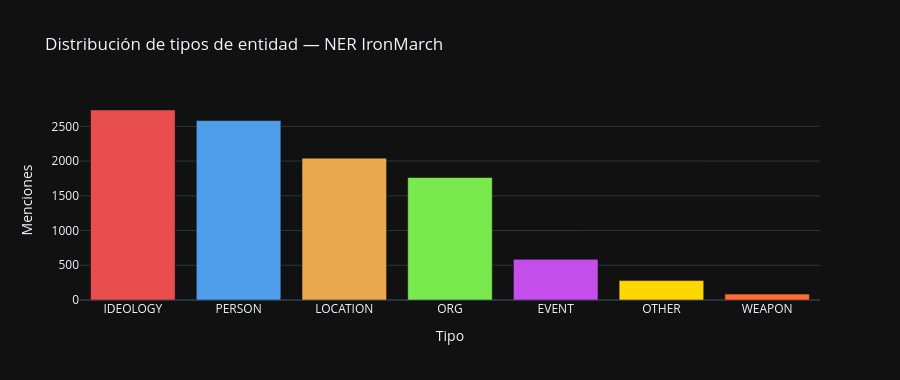
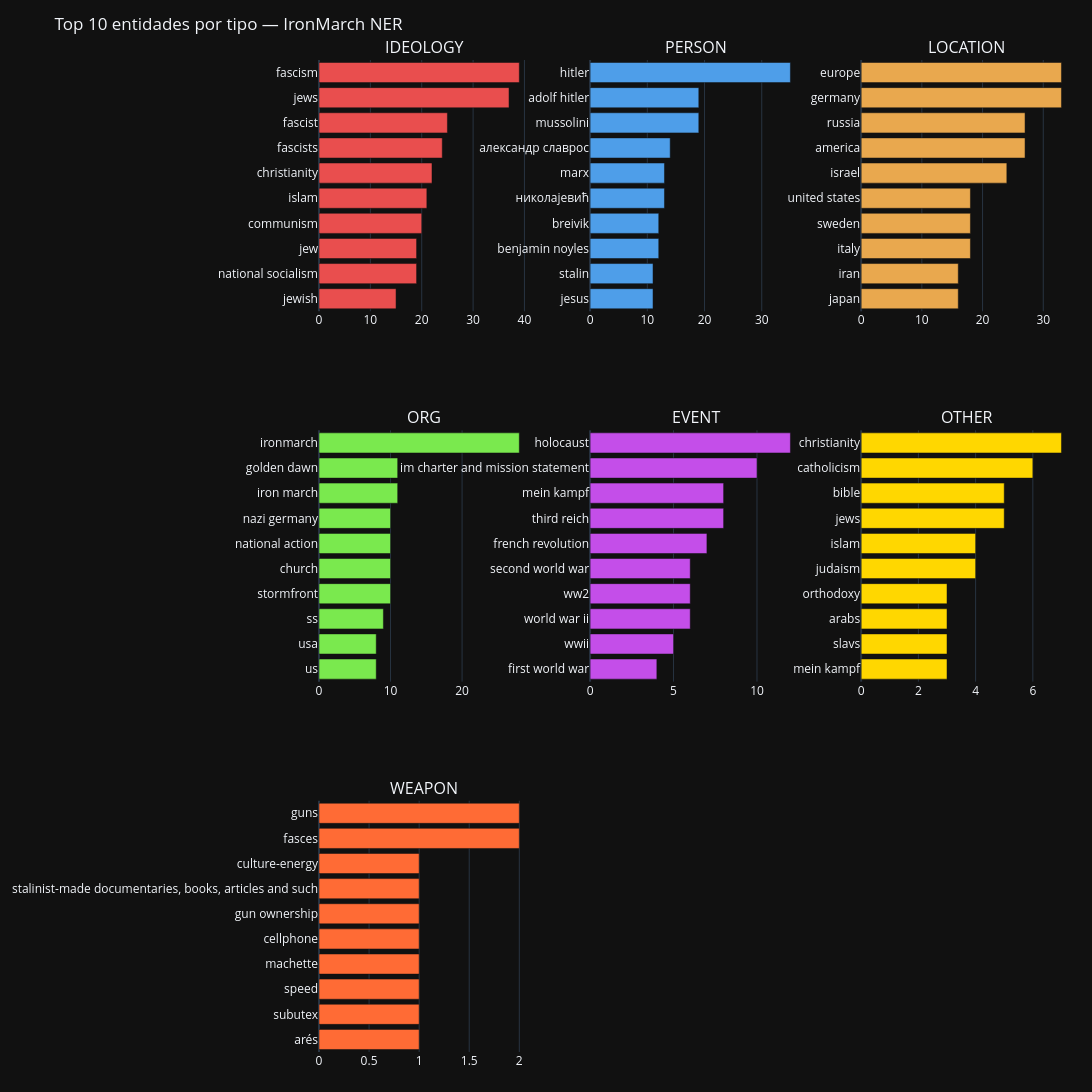

Here is the notebook cell these charts were saved with, in order:
### Code cell
# Visualización: top entidades por tipo
if len(ner_all) > 0:
    type_counts = ner_all['type'].value_counts()

    # Un solo orden (por conteo descendente) y una sola paleta de colores para
    # AMBAS gráficas, para que el mismo tipo tenga siempre el mismo color y la
    # misma posición relativa en las dos (antes: cada gráfica usaba su propio
    # orden/paleta y "PERSON" podía salir azul arriba y rojo abajo).
    entity_types_ordered = type_counts.index.tolist()
    PALETTE = ['#E94E4E', '#4E9EE9', '#E9A84E', '#7AE94E', '#C44EE9', '#FFD700', '#FF6B35']
    type_color = {t: PALETTE[i % len(PALETTE)] for i, t in enumerate(entity_types_ordered)}

    fig = go.Figure(go.Bar(
        x=entity_types_ordered,
        y=type_counts.values.tolist(),
        marker_color=[type_color[t] for t in entity_types_ordered],
    ))
    fig.update_layout(
        title='Distribución de tipos de entidad — NER IronMarch',
        xaxis_title='Tipo', yaxis_title='Menciones',
        template='plotly_dark', height=380,
    )
    fig.show()

    # Mismo orden que la gráfica de arriba (por conteo descendente)
    entity_types = entity_types_ordered

    if entity_types:
        n_cols = min(len(entity_types), 3)
        n_rows = (len(entity_types) + n_cols - 1) // n_cols
        fig2   = make_subplots(rows=n_rows, cols=n_cols, subplot_titles=entity_types,
                               horizontal_spacing=0.08, vertical_spacing=0.12)
        for i, etype in enumerate(entity_types):
            row, col = i // n_cols + 1, i % n_cols + 1
            top = ner_all[ner_all['type'] == etype]['entity'].value_counts().head(10)
            fig2.add_trace(go.Bar(
                x=top.values[::-1], y=top.index[::-1].tolist(),
                orientation='h', marker_color=type_color[etype], showlegend=False,
            ), row=row, col=col)
        fig2.update_layout(
            title='Top 10 entidades por tipo — IronMarch NER',
            template='plotly_dark',
            height=380 * n_rows, width=min(380 * n_cols, 1100),
            margin=dict(l=150, r=20, t=60, b=40),
        )
        fig2.show()

### Figure 1 — Plotly figure (JSON) as saved in the notebook; plotly's stock layout.template omitted (floating-point values rounded to 4 significant figures)
{"data": [{"marker": {"color": ["#E94E4E", "#4E9EE9", "#E9A84E", "#7AE94E", "#C44EE9", "#FFD700", "#FF6B35"]}, "type": "bar", "x": ["IDEOLOGY", "PERSON", "LOCATION", "ORG", "EVENT", "OTHER", "WEAPON"], "y": [2735, 2583, 2042, 1763, 585, 279, 85]}], "layout": {"height": 380, "title": {"text": "Distribución de tipos de entidad — NER IronMarch"}, "xaxis": {"title": {"text": "Tipo"}}, "yaxis": {"title": {"text": "Menciones"}}}}

### Figure 2 — Plotly figure (JSON) as saved in the notebook; plotly's stock layout.template omitted (floating-point values rounded to 4 significant figures)
{"data": [{"marker": {"color": "#E94E4E"}, "orientation": "h", "showlegend": false, "type": "bar", "x": [15, 19, 19, 20, 21, 22, 24, 25, 37, 39], "xaxis": "x", "y": ["jewish", "national socialism", "jew", "communism", "islam", "christianity", "fascists", "fascist", "jews", "fascism"], "yaxis": "y"}, {"marker": {"color": "#4E9EE9"}, "orientation": "h", "showlegend": false, "type": "bar", "x": [11, 11, 12, 12, 13, 13, 14, 19, 19, 35], "xaxis": "x2", "y": ["jesus", "stalin", "benjamin noyles", "breivik", "николајевић", "marx", "александр славрос", "mussolini", "adolf hitler", "hitler"], "yaxis": "y2"}, {"marker": {"color": "#E9A84E"}, "orientation": "h", "showlegend": false, "type": "bar", "x": [16, 16, 18, 18, 18, 24, 27, 27, 33, 33], "xaxis": "x3", "y": ["japan", "iran", "italy", "sweden", "united states", "israel", "america", "russia", "germany", "europe"], "yaxis": "y3"}, {"marker": {"color": "#7AE94E"}, "orientation": "h", "showlegend": false, "type": "bar", "x": [8, 8, 9, 10, 10, 10, 10, 11, 11, 28], "xaxis": "x4", "y": ["us", "usa", "ss", "stormfront", "church", "national action", "nazi germany", "iron march", "golden dawn", "ironmarch"], "yaxis": "y4"}, {"marker": {"color": "#C44EE9"}, "orientation": "h", "showlegend": false, "type": "bar", "x": [4, 5, 6, 6, 6, 7, 8, 8, 10, 12], "xaxis": "x5", "y": ["first world war", "wwii", "world war ii", "ww2", "second world war", "french revolution", "third reich", "mein kampf", "im charter and mission statement", "holocaust"], "yaxis": "y5"}, {"marker": {"color": "#FFD700"}, "orientation": "h", "showlegend": false, "type": "bar", "x": [3, 3, 3, 3, 4, 4, 5, 5, 6, 7], "xaxis": "x6", "y": ["mein kampf", "slavs", "arabs", "orthodoxy", "judaism", "islam", "jews", "bible", "catholicism", "christianity"], "yaxis": "y6"}, {"marker": {"color": "#FF6B35"}, "orientation": "h", "showlegend": false, "type": "bar", "x": [1, 1, 1, 1, 1, 1, 1, 1, 2, 2], "xaxis": "x7", "y": ["arés", "subutex", "speed", "machette", "cellphone", "gun ownership", "stalinist-made documentaries, books, articles and such", "culture-energy", "fasces", "guns"], "yaxis": "y7"}], "layout": {"annotations": [{"font": {"size": 16}, "showarrow": false, "text": "IDEOLOGY", "x": 0.14, "xanchor": "center", "xref": "paper", "y": 1.0, "yanchor": "bottom", "yref": "paper"}, {"font": {"size": 16}, "showarrow": false, "text": "PERSON", "x": 0.5, "xanchor": "center", "xref": "paper", "y": 1.0, "yanchor": "bottom", "yref": "paper"}, {"font": {"size": 16}, "showarrow": false, "text": "LOCATION", "x": 0.86, "xanchor": "center", "xref": "paper", "y": 1.0, "yanchor": "bottom", "yref": "paper"}, {"font": {"size": 16}, "showarrow": false, "text": "ORG", "x": 0.14, "xanchor": "center", "xref": "paper", "y": 0.6267, "yanchor": "bottom", "yref": "paper"}, {"font": {"size": 16}, "showarrow": false, "text": "EVENT", "x": 0.5, "xanchor": "center", "xref": "paper", "y": 0.6267, "yanchor": "bottom", "yref": "paper"}, {"font": {"size": 16}, "showarrow": false, "text": "OTHER", "x": 0.86, "xanchor": "center", "xref": "paper", "y": 0.6267, "yanchor": "bottom", "yref": "paper"}, {"font": {"size": 16}, "showarrow": false, "text": "WEAPON", "x": 0.14, "xanchor": "center", "xref": "paper", "y": 0.2533, "yanchor": "bottom", "yref": "paper"}], "height": 1140, "margin": {"b": 40, "l": 150, "r": 20, "t": 60}, "title": {"text": "Top 10 entidades por tipo — IronMarch NER"}, "width": 1100, "xaxis": {"anchor": "y", "domain": [0.0, 0.28]}, "xaxis2": {"anchor": "y2", "domain": [0.36, 0.64]}, "xaxis3": {"anchor": "y3", "domain": [0.72, 1.0]}, "xaxis4": {"anchor": "y4", "domain": [0.0, 0.28]}, "xaxis5": {"anchor": "y5", "domain": [0.36, 0.64]}, "xaxis6": {"anchor": "y6", "domain": [0.72, 1.0]}, "xaxis7": {"anchor": "y7", "domain": [0.0, 0.28]}, "xaxis8": {"anchor": "y8", "domain": [0.36, 0.64]}, "xaxis9": {"anchor": "y9", "domain": [0.72, 1.0]}, "yaxis": {"anchor": "x", "domain": [0.7467, 1.0]}, "yaxis2": {"anchor": "x2", "domain": [0.7467, 1.0]}, "yaxis3": {"anchor": "x3", "domain": [0.7467, 1.0]}, "yaxis4": {"anchor": "x4", "domain": [0.3733, 0.6267]}, "yaxis5": {"anchor": "x5", "domain": [0.3733, 0.6267]}, "yaxis6": {"anchor": "x6", "domain": [0.3733, 0.6267]}, "yaxis7": {"anchor": "x7", "domain": [0.0, 0.2533]}, "yaxis8": {"anchor": "x8", "domain": [0.0, 0.2533]}, "yaxis9": {"anchor": "x9", "domain": [0.0, 0.2533]}}}
